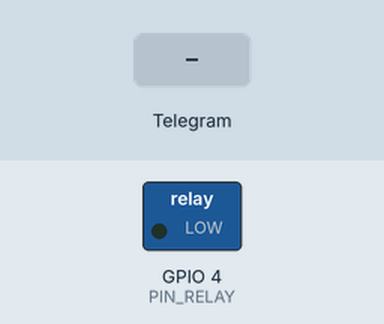
The sketch below on a simulated ESP32. Parts: switched loads named in the sketch (green lamp = pin HIGH). The test bench sets the inputs (shaded band). WiFi joins after 1.5 s; servers stay silent unless stated; what the sketch prints to the serial monitor is not drawn.

Above: at 2.7 s.
2.8 s: Telegram message "/on" received
At 3.8 s:
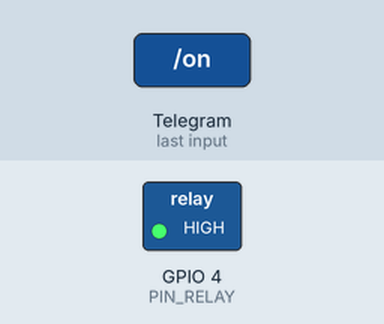
4.6 s: Telegram message "/off" received
At 5.3 s:
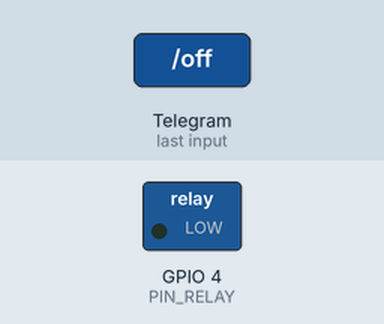
Timing chart, 0 to 7.6 s (numbered marks = the images above; inputs shaded):
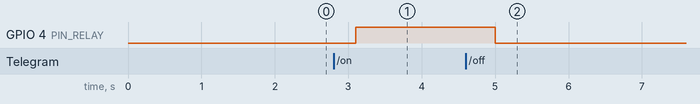

The sketch:

Telegram_Relay.ino
```cpp
#include <WiFi.h>
#include <WiFiClientSecure.h>
#include <UniversalTelegramBot.h>

#include "token.h"

//Token de Telegram BOT se obtenienen desde Botfather en telegram
WiFiClientSecure secured_client;
UniversalTelegramBot bot(BOT_TOKEN, secured_client);
unsigned long tiempoAnterior; //última vez que se realizó el análisis de mensajes

String chat_id, text;
//const char * ID_Chat = "tu_id_chat";//ID_Chat se obtiene de telegram
int PIN_RELAY = 4;

void setup()
{
  Serial.begin(115200);
  pinMode(PIN_RELAY, OUTPUT); //inicializar  pin digital como salida.
  // Intenta conectarse a la red wifi
  Serial.println("Conectando a la red ");
  WiFi.begin(SSID, PASS);
  secured_client.setCACert(TELEGRAM_CERTIFICATE_ROOT); //Agregar certificado raíz para api.telegram.org
  while (WiFi.status() != WL_CONNECTED)
  {
    Serial.print(".");
    delay(500);
  }
  Serial.print("Conectado a la red wifi. Dirección IP: ");
  Serial.println(WiFi.localIP());
}

void loop()
{
  //Verifica si hay datos nuevos en telegram cada 1 segundo
  if (millis() - tiempoAnterior > tiempo)
  {
    int numerosMensajes = bot.getUpdates(bot.last_message_received + 1);

    while (numerosMensajes)
    {
      mensajesNuevos(numerosMensajes);
      Serial.printf("Comando recibido:  %s \n" , text);
      numerosMensajes = bot.getUpdates(bot.last_message_received + 1);
    }
    tiempoAnterior = millis();
  }
}

void mensajesNuevos(int numerosMensajes)
{
  for (int i = 0; i < numerosMensajes; i++)
  {
    String chat_id = bot.messages[i].chat_id;
//    String text = bot.messages[i].text;
    text = bot.messages[i].text;
    if (text == "/on")
    {
      digitalWrite(PIN_RELAY, HIGH); //
      bot.sendMessage(chat_id, "Relé CERRADO!", "");
    }

    if (text == "/off")
    {
      digitalWrite(PIN_RELAY, LOW); //
      bot.sendMessage(chat_id, "Relé ABIERTO!", "");
    }
  }
}
 
```

token.h
```cpp
const char* SSID = "dexter3";
const char* PASS = "374737473h";
const char* BOT_TOKEN  = "7142286257:AAEgxgjR-G_U1cCJl2akaDLXFwZYybtko_g";
const unsigned long tiempo = 1000; //tiempo medio entre mensajes de escaneo
```

Measured:
- after the input at 2.8 s, GPIO 4 (PIN_RELAY): LOW → HIGH after 0.30 s
- after the input at 4.6 s, GPIO 4 (PIN_RELAY): HIGH → LOW after 0.41 s
